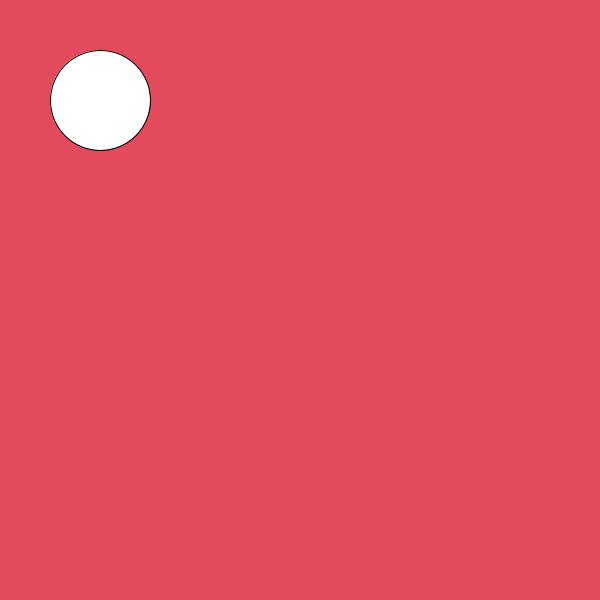
Frame 1 (no input)
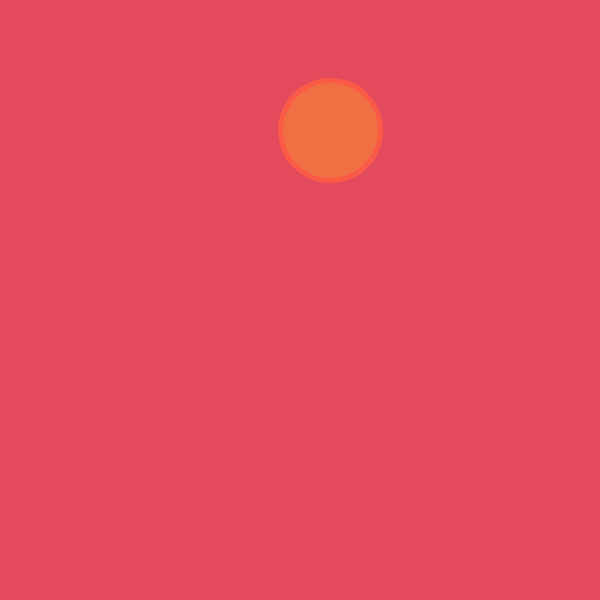
Frame 60 (the mouse pressed at the canvas centre just before this capture)
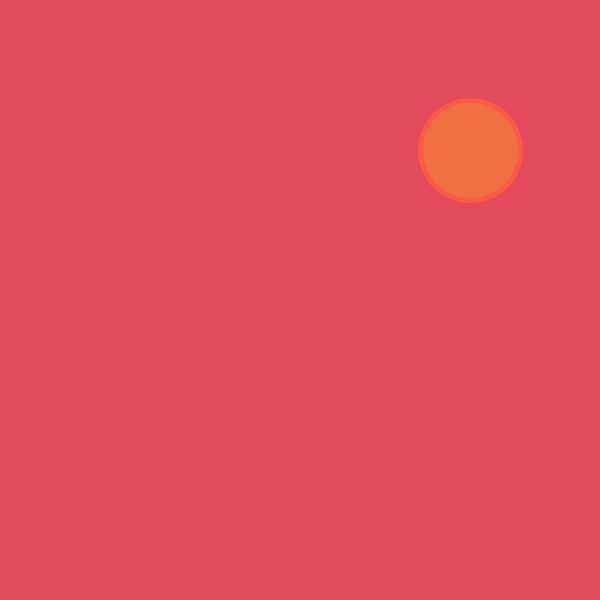
Frame 120 (the mouse held since frame 60 and released just before this capture)

The Processing sketch that drew these frames (run headless with seeded random() and noise(); from frame 60 on, the mouse is pressed at the canvas centre):

// Processing sketch: RMM4_MariaPaula_PingPongsimp
// ── RMM4_MariaPaula_PingPongsimp.pde
int circleX = 100;
int circleY = 100;
int ball = 10;
int boll = 10;

void setup() {
  size(600, 600);
}

void mudarPosicao() {
  circleX = circleX + ball;
  if (circleX > 500 || circleX == 100) {
    ball = -ball;
  }
  
  circleY = circleY + boll;
  if (circleY > 400 || circleY == 100) {
    boll = -boll;
  }
}

void mudarCor(){ 
  
  strokeWeight(5);
  stroke(#FA5A46);
  fill(#F07043);
}

void draw() {
  
  background(#E34B5D);
  ellipse(circleX, circleY, 100, 100);
  
  mudarPosicao();
  mudarCor();
}
